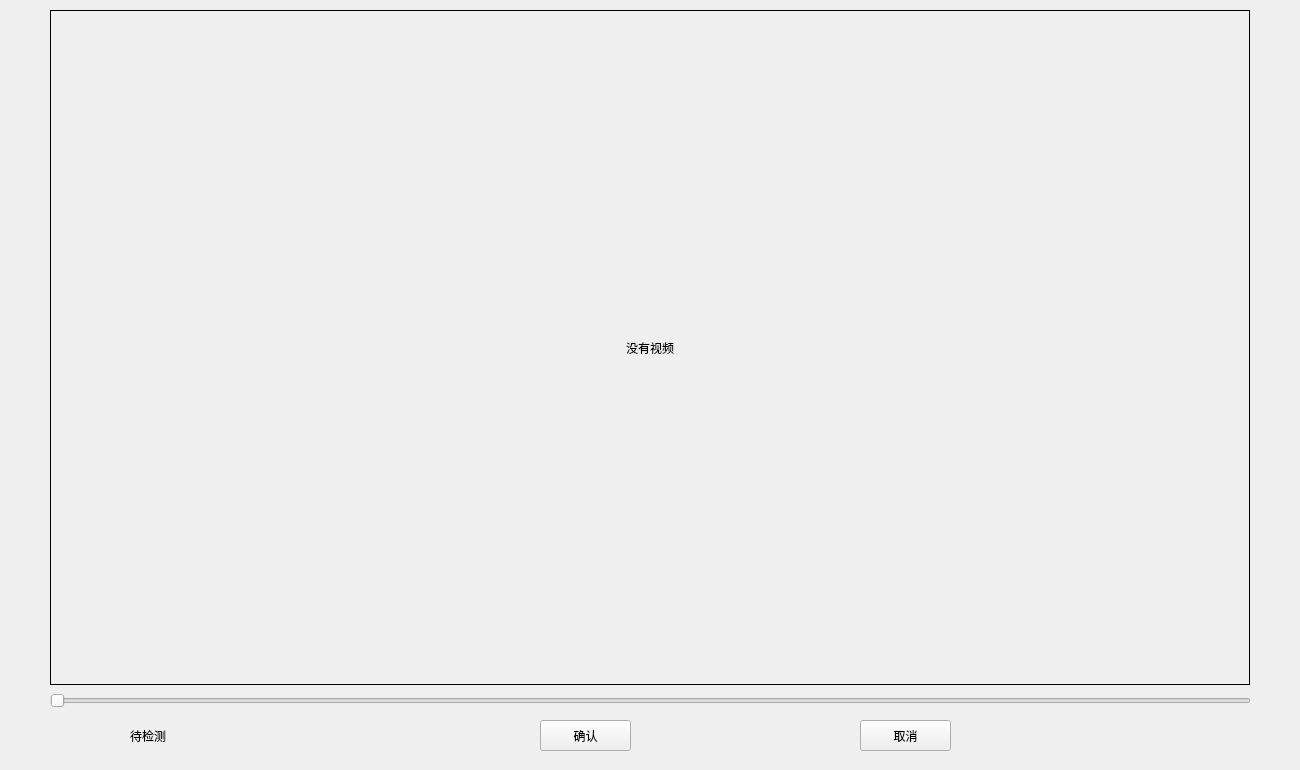
<?xml version="1.0" encoding="UTF-8"?>
<ui version="4.0">
 <class>Form</class>
 <widget class="QWidget" name="Form">
  <property name="geometry">
   <rect>
    <x>0</x>
    <y>0</y>
    <width>1300</width>
    <height>770</height>
   </rect>
  </property>
  <property name="windowTitle">
   <string>Form</string>
  </property>
  <widget class="QLabel" name="video_frame">
   <property name="geometry">
    <rect>
     <x>50</x>
     <y>10</y>
     <width>1200</width>
     <height>675</height>
    </rect>
   </property>
   <property name="frameShape">
    <enum>QFrame::Box</enum>
   </property>
   <property name="text">
    <string>没有视频</string>
   </property>
   <property name="alignment">
    <set>Qt::AlignCenter</set>
   </property>
  </widget>
  <widget class="QPushButton" name="confirm_button">
   <property name="geometry">
    <rect>
     <x>540</x>
     <y>720</y>
     <width>91</width>
     <height>31</height>
    </rect>
   </property>
   <property name="text">
    <string>确认</string>
   </property>
  </widget>
  <widget class="QPushButton" name="notconfirm_button">
   <property name="geometry">
    <rect>
     <x>860</x>
     <y>720</y>
     <width>91</width>
     <height>31</height>
    </rect>
   </property>
   <property name="text">
    <string>取消</string>
   </property>
  </widget>
  <widget class="QSlider" name="horizontalSlider">
   <property name="geometry">
    <rect>
     <x>50</x>
     <y>690</y>
     <width>1201</width>
     <height>22</height>
    </rect>
   </property>
   <property name="orientation">
    <enum>Qt::Horizontal</enum>
   </property>
  </widget>
  <widget class="QLabel" name="detectkey">
   <property name="geometry">
    <rect>
     <x>130</x>
     <y>720</y>
     <width>181</width>
     <height>31</height>
    </rect>
   </property>
   <property name="text">
    <string>待检测</string>
   </property>
  </widget>
 </widget>
 <resources/>
 <connections/>
</ui>
